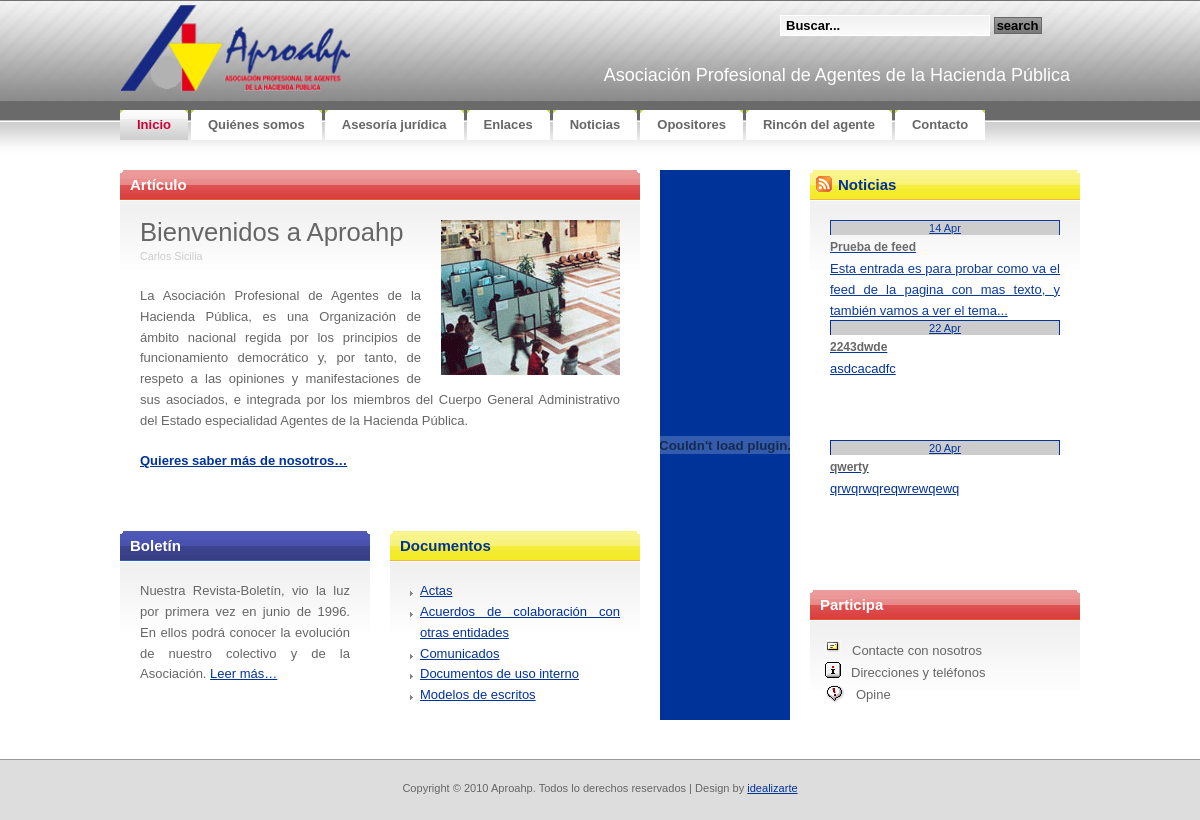
Before: / with the older database file.
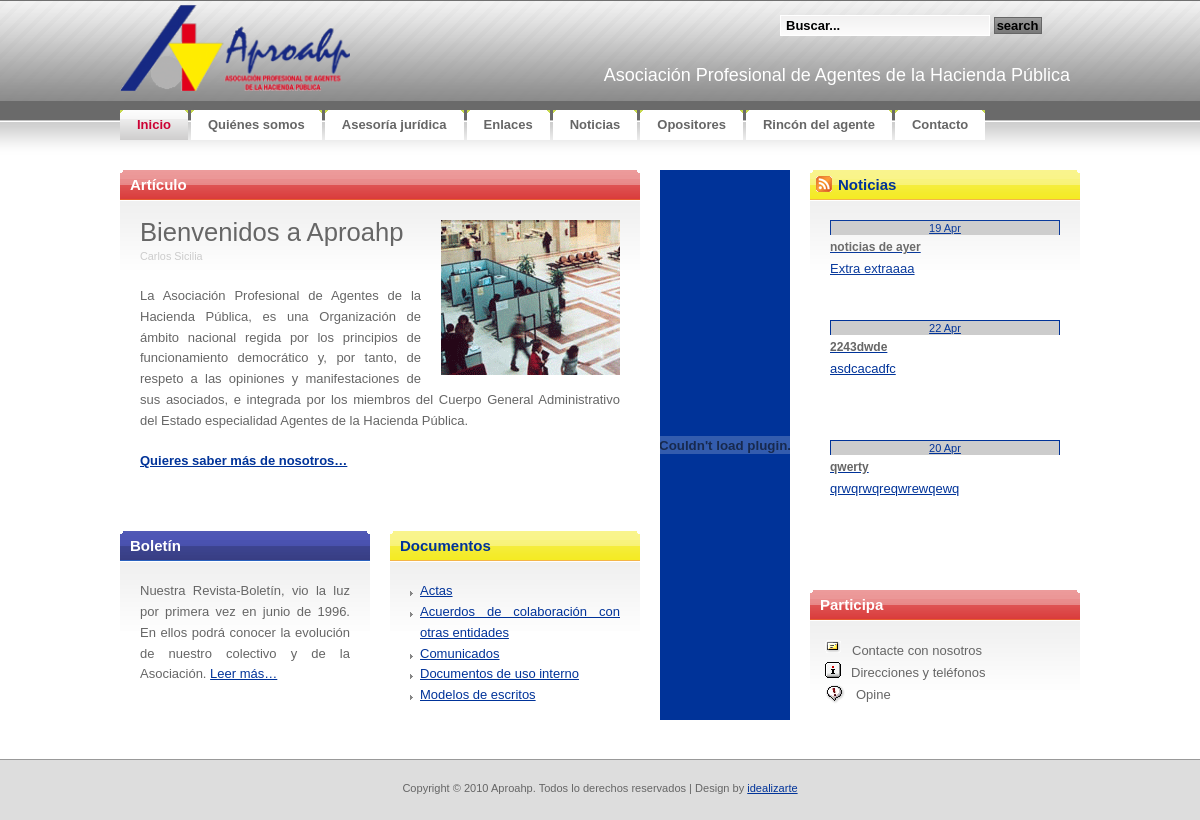
After: the same page with the newer database file.
### tables this page shows
CREATE TABLE IF NOT EXISTS `tbl_categorias` (
  `CAT_ID` bigint(20) NOT NULL AUTO_INCREMENT,
  `CAT_Visible` tinyint(1) NOT NULL,
  `CAT_Nombre` varchar(50) NOT NULL,
  `CAT_Comentarios` varchar(200) NOT NULL,
  UNIQUE KEY `ID` (`CAT_ID`)
);

CREATE TABLE IF NOT EXISTS `tbl_noticias` (
  `NOT_ID` bigint(20) NOT NULL AUTO_INCREMENT,
  `NOT_FECHA` timestamp NOT NULL DEFAULT CURRENT_TIMESTAMP,
  `NOT_Autor` bigint(20) NOT NULL,
  `NOT_Titulo` varchar(50) NOT NULL,
  `NOT_resumen` varchar(500) NOT NULL,
  `NOT_texto` text NOT NULL,
  PRIMARY KEY (`NOT_ID`)
);

### lib/siteconfig.php (called while the page is built, shortened)
<?php
	function neat_trim($str, $n, $delim='...') {
	   $len = strlen($str);
	   if ($len > $n) {
	       preg_match('/(.{' . $n . '}.*?)\b/', $str, $matches);
	       return rtrim($matches[1]) . $delim;
	   }
	   else {
	       return $str;
	   }
	}
?>

### index.php (the view, shortened to what this page needs)
<!DOCTYPE html PUBLIC "-//W3C//DTD XHTML 1.0 Strict//EN" "http://www.w3.org/TR/xhtml1/DTD/xhtml1-strict.dtd">
<html xmlns="http://www.w3.org/1999/xhtml">
<head>
<link rel="stylesheet" href="css/reset.css"   type="text/css" media="screen" title="no title" charset="utf-8" />
<link rel="stylesheet" href="css/aproahp.css" type="text/css" media="screen" title="no title" charset="utf-8" />
</head>
<body>
<div id="container">
<?php require("header.php");?>
	<div id="content">
		<div id="feature" class="box-red">
			<h2 class="section"><b>Artículo</b></h2>
			<div class="content"><img src="images/foto_ins.gif" width="179" height="155" alt="Foto Ins"class="right" />
			<h1>Bienvenidos a Aproahp</h1>
			<p class="byline"><small>Carlos Sicilia</small></p>
			<p>La Asociación Profesional de Agentes de la Hacienda Pública, es una Organización de ámbito nacional regida por los principios de funcionamiento democrático y, por tanto, de respeto a las opiniones y manifestaciones de sus asociados, e integrada por los miembros del Cuerpo General Administrativo del Estado especialidad Agentes de la Hacienda Pública.</p>
			<p><a href="#"><strong>Quieres saber más de nosotros&hellip;</strong></a></p>
			</div>
		</div>
		<div class="two-cols">
			<div class="box-blue col-one">
				<h2 class="section"><b>Boletín</b></h2>
				<div class="content">
					<p>Nuestra Revista-Boletín, vio la luz por primera vez en junio de 1996.
					En ellos podrá
					conocer la evolución de nuestro colectivo y de la Asociación. <a href="#">Leer más&hellip;</a></p>
				</div>
			</div>
			<div class="box-yellow col-two">
				<h2 class="section"><b>Documentos</b></h2>
				<div class="content">
					<ul class="list">
						<?php
							require_once("lib/siteconfig.php");
							$cat_result=mysql_query("SELECT * FROM tbl_categorias ORDER BY cat_nombre;");
							for ($x = 0, $numrows = mysql_num_rows($cat_result); $x < $numrows; $x++) {
								$row = mysql_fetch_assoc($cat_result);
								echo "<li><a href='rinconagente/documentos.php?catid=".$row["CAT_ID"]."'>". $row["CAT_Nombre"]."</a></li>";
						    }
						?>
					</ul>
				</div>
			</div>
		</div>
	</div>
	<div id="sidebar">
		<div class="col-one">
			<object classid="clsid:d27cdb6e-ae6d-11cf-96b8-444553540000" codebase="http://fpdownload.macromedia.com/pub/shockwave/cabs/flash/swflash.cab#version=5,0,0,0" width="130" height="550" id="banner_aproahp" align="middle">
			<embed src="images/banner_aproahp.swf" quality="high" bgcolor="#FFFFFF" width="130" height="550" name="banner_aproahp" align="middle" allowScriptAccess="sameDomain" type="application/x-shockwave-flash" pluginspage="http://www.macromedia.com/go/getflashplayer">
			</object>
		</div>
		<div class="col-two">
			<div class="box-noticias">
				<h2 class="section"><a href="rssnoticias.php"><img src="images/rsslogo16x16.gif" id="rssicon" width="16" height="16" alt="RSS Noticias"></a><b>Noticias</b></h2>
				<div class="content">
					<div class="news">
						<ul id="spy">
						<?php include("data.php");?>
						</ul>
					</div>
				</div>
			</div>
			<div class="box-red">
				<h2 class="section"><b>Participa</b></h2>
				<div class="small">
						<p><a href="contacto/contacto.php"><img src="images/iconitos_14.gif" width="17" height="14" alt="Iconitos 14" class="izda">Contacte con nosotros</a><br/>
						<a href="contacto/contacto.php"><img src="images/iconitos_09.gif" width="16" height="16" alt="Iconitos 09" class="izda">Direcciones y teléfonos</a><br/>
						<a href="rinconagente/rinconagente.php"><img src="images/iconitos_07.gif" width="21" height="21" alt="Iconitos 07" class="izda">Opine</a><br/>
				</div>
			</div>
		</div>
	</div>
	<div style="clear: both;">&nbsp;</div>
</div>
</body>
</html>

### header.php
<?php
$parts = Explode('/', $_SERVER["PHP_SELF"]);
$paginaactual= $parts[count($parts) - 1];
if(strcmp($paginaactual, "index.php")==0)
	$folder ="";
else
	$folder ="../";
$menu = array (array ( "Name" => "Inicio","Link" => "index.php","Subfolder" => ""),
			   array ( "Name" => "Quiénes somos","Link" => "kienes.php","Subfolder" => "kienes/"),
			   array ( "Name" => "Asesoría jurídica","Link" => "asesoria.php","Subfolder" => "asesoria/"),
			   array ( "Name" => "Enlaces","Link" => "enlaces.php","Subfolder" => "enlaces/"),
			   array ( "Name" => "Noticias","Link" => "noticias.php","Subfolder" => "noticias/"),
			   array ( "Name" => "Opositores","Link" => "opositores.php","Subfolder" => "opositores/"),
			   array ( "Name" => "Rincón del agente","Link" => "rinconagente.php","Subfolder" => "rinconagente/"),
			   array ( "Name" => "Contacto","Link" => "contacto.php","Subfolder" => "contacto/")
              );
?>
<div id="header">
	<?php echo('<div id="logo"><img src="'.$folder.'images/logo.gif" width="230" height="86" alt="Logo">');?>
	</div>
	<div id="search">
		<form method="get" action="<?=$folder?>search/search.php">
			<fieldset>
			<input id="searchinput" type="text" name="searchinput" value="Buscar..." onblur="if(this.value.length == 0) this.value='Buscar...';" onclick="if(this.value == 'Buscar...') this.value='';" />
			<input id="searchsubmit" type="submit" value="Search" />
			</fieldset>
		</form>
	</div>
	<?php echo('<div id="letras"><h2>'."Asociación Profesional de Agentes de la Hacienda Pública".'</h2>');?>
		</div>
</div>
<div id="menu">
	<ul>
<?php
foreach($menu as $item){
		if(strcmp($paginaactual, $item['Link'])==0)
			echo('<li class="active">');
		else
			echo('<li>');
		echo('<a href="'.$folder.$item['Subfolder'].$item['Link'].'"><b>'.$item['Name'].'</b></a></li>');
}?>
	</ul>
</div>

### data.php
<?php
require_once("lib/siteconfig.php");
$noticias_page="noticias/noticias.php";
$not_result=mysql_query("SELECT * FROM tbl_noticias,tbl_users WHERE NOT_Autor=USR_ID AND DATE(`NOT_FECHA`) <= DATE( NOW( ) ) ORDER BY NOT_FECHA DESC LIMIT 0,5;");
for ($x = 0, $numrows = mysql_num_rows($not_result); $x < $numrows && $x < $numrows ; $x++) {
	$row = mysql_fetch_assoc($not_result);
	$datetime = date("d M", strtotime($row["NOT_FECHA"]));
	echo "<li><a href=".$noticias_page."?noticia=".$row["NOT_ID"]." >";
	echo "<div class=noticiafecha>".$datetime."</div>";
	echo "<div class=noticiatitulo>".$row["NOT_Titulo"]."</div>";
	echo "<div class=noticiaresumen>".neat_trim($row["NOT_resumen"],100)."</div>";
	echo "</a></li>";
}
?>

Changed rows visible on the page:
no longer on this page (row unchanged): tbl_noticias: NOT_FECHA "14 Apr", NOT_Titulo "Prueba de feed", NOT_resumen "Esta entrada es para probar como va el feed de la pagina con mas texto, y también vamos a ver el tema..."
added tbl_noticias: NOT_FECHA "19 Apr", NOT_Titulo "noticias de ayer", NOT_resumen "Extra extraaaa"
